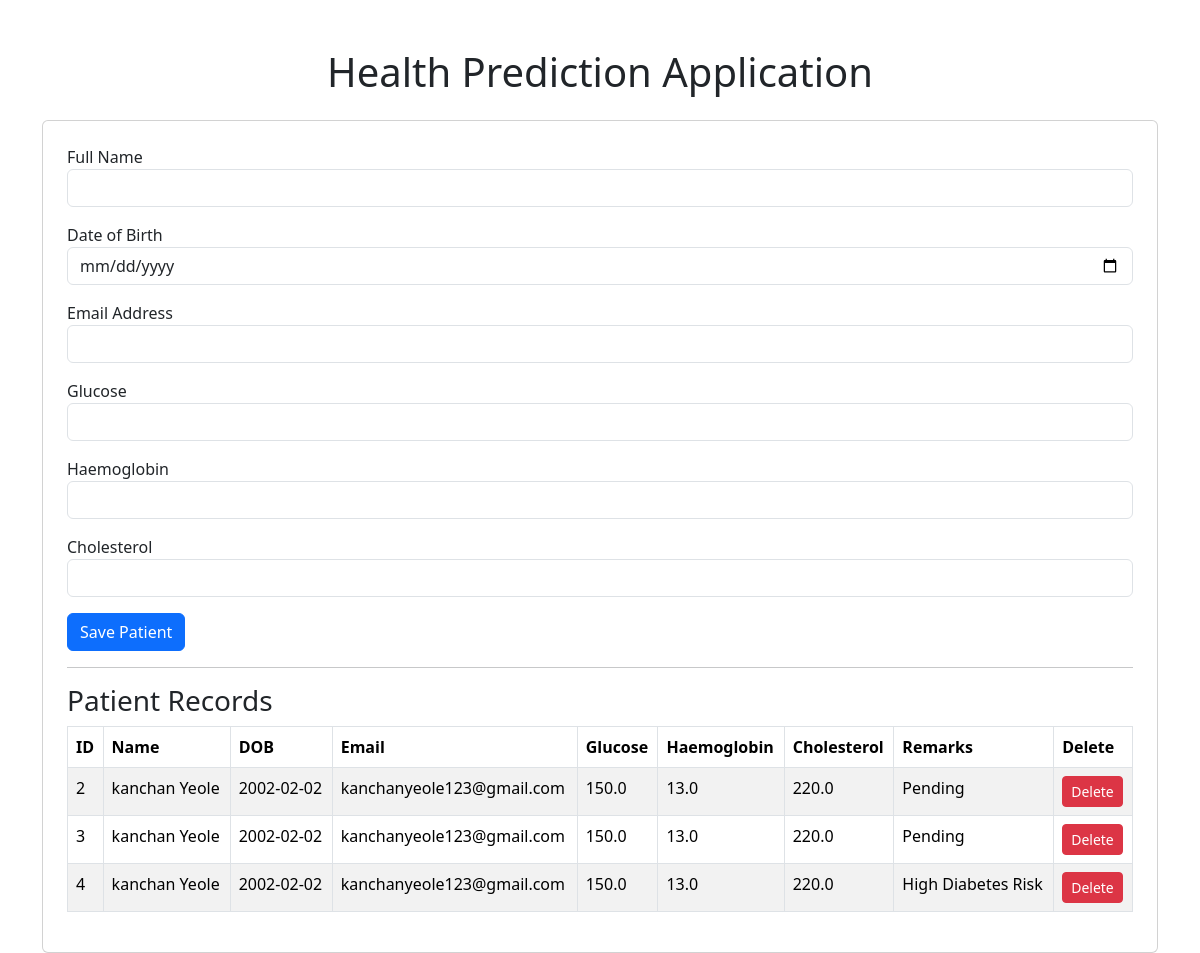
Before: / with the older database file.
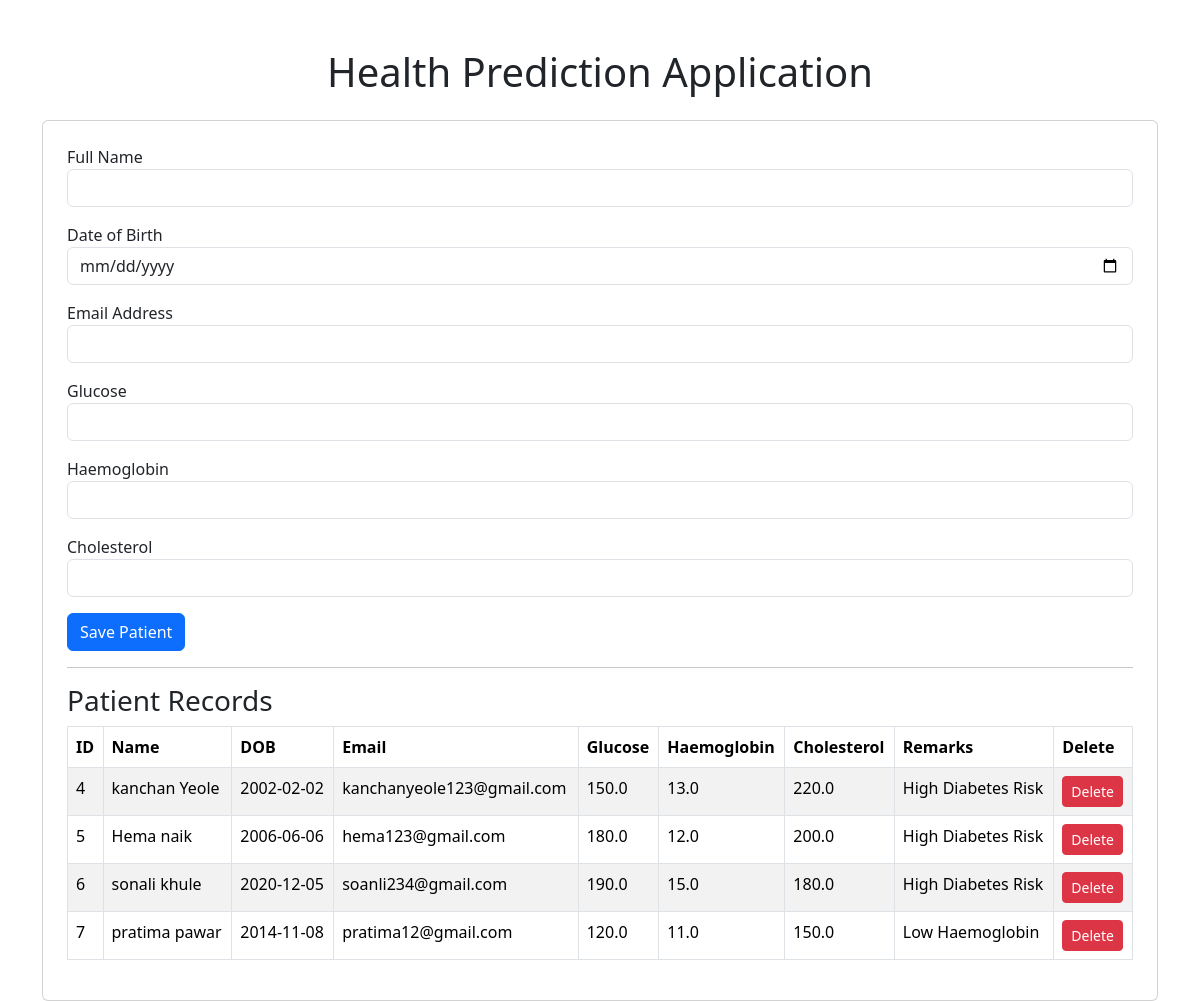
After: the same page with the newer database file.
### tables this page shows
CREATE TABLE patients (
        id INTEGER PRIMARY KEY AUTOINCREMENT,
        full_name TEXT,
        dob TEXT,
        email TEXT,
        glucose REAL,
        haemoglobin REAL,
        cholesterol REAL,
        remarks TEXT
    );

### app.py (the view, shortened to what this page needs)
@app.route('/', methods=['GET', 'POST'])
def home():
    conn = sqlite3.connect('database.db')
    cursor = conn.cursor()
    cursor.execute("SELECT * FROM patients")
    patients = cursor.fetchall()
    conn.close()
    return render_template('index.html', patients=patients)

### templates/index.html (shortened to what this page needs)
<!DOCTYPE html>
<html>
<head>
    <link href="https://cdn.jsdelivr.net/npm/bootstrap@5.3.3/dist/css/bootstrap.min.css" rel="stylesheet">
</head>
<body>
<div class="container mt-5">
    <h1 class="text-center mb-4">
        Health Prediction Application
    </h1>
    <div class="card p-4">
        <form method="POST">
            <div class="mb-3">
                <label>Full Name</label>
                <input type="text" name="full_name" class="form-control" required>
            </div>
            <div class="mb-3">
                <label>Date of Birth</label>
                <input type="date" name="dob" class="form-control" required>
            </div>
            <div class="mb-3">
                <label>Email Address</label>
                <input type="email" name="email" class="form-control" required>
            </div>
            <div class="mb-3">
                <label>Glucose</label>
                <input type="number" name="glucose" class="form-control" required>
            </div>
            <div class="mb-3">
                <label>Haemoglobin</label>
                <input type="number" name="haemoglobin" class="form-control" required>
            </div>
            <div class="mb-3">
                <label>Cholesterol</label>
                <input type="number" name="cholesterol" class="form-control" required>
            </div>
            <button type="submit" class="btn btn-primary">
                Save Patient
            </button>
        </form>
        <hr>
        <h3>Patient Records</h3>
        <table class="table table-bordered table-striped">
            <thead>
                <tr>
                    <th>ID</th>
                    <th>Name</th>
                    <th>DOB</th>
                    <th>Email</th>
                    <th>Glucose</th>
                    <th>Haemoglobin</th>
                    <th>Cholesterol</th>
                    <th>Remarks</th>
                    <th>Delete</th>
                </tr>
            </thead>
            <tbody>
                {% for patient in patients %}
                <tr>
                    <td>{{ patient[0] }}</td>
                    <td>{{ patient[1] }}</td>
                    <td>{{ patient[2] }}</td>
                    <td>{{ patient[3] }}</td>
                    <td>{{ patient[4] }}</td>
                    <td>{{ patient[5] }}</td>
                    <td>{{ patient[6] }}</td>
                    <td>{{ patient[7] }}</td>
                    <td>
                        <a href="/delete/{{ patient[0] }}" class="btn btn-danger btn-sm">
                            Delete
                        </a>
                    </td>
                </tr>
                {% endfor %}
            </tbody>
        </table>
    </div>
</div>
</body>
</html>

Changed rows visible on the page:
removed patients: id "2", full_name "kanchan Yeole", dob "2002-02-02", email "kanchanyeole123@gmail.com", glucose "150.0", haemoglobin "13.0", cholesterol "220.0", remarks "Pending"
removed patients: id "3", full_name "kanchan Yeole", dob "2002-02-02", email "kanchanyeole123@gmail.com", glucose "150.0", haemoglobin "13.0", cholesterol "220.0", remarks "Pending"
added patients: id "5", full_name "Hema naik", dob "2006-06-06", email "hema123@gmail.com", glucose "180.0", haemoglobin "12.0", cholesterol "200.0", remarks "High Diabetes Risk"
added patients: id "6", full_name "sonali khule", dob "2020-12-05", email "soanli234@gmail.com", glucose "190.0", haemoglobin "15.0", cholesterol "180.0", remarks "High Diabetes Risk"
added patients: id "7", full_name "pratima pawar", dob "2014-11-08", email "pratima12@gmail.com", glucose "120.0", haemoglobin "11.0", cholesterol "150.0", remarks "Low Haemoglobin"
